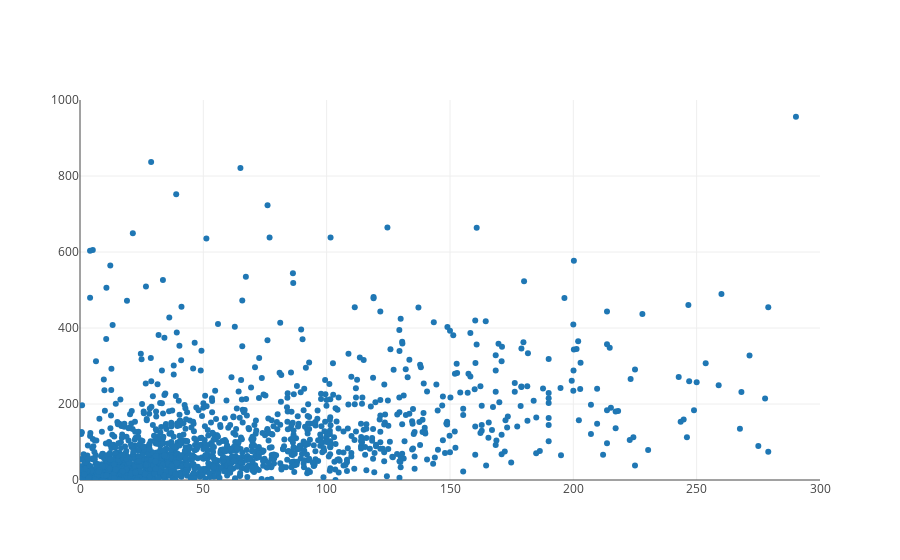

The code cell stored with this chart in its notebook:
### Markdown cell above
Huh, well we should've known.  Now let's zoom in on our dataset so that our plot no longer expands for just a few of the outliers. We will set the x-axis of our plot to go from zero to 300 million dollars, and the y-axis of our plot to go from zero to one billion dollars.

### Code cell
from graph import build_layout
revenues_per_budgets_trace = trace_values(budgets, domestic_revenues, text = titles)
revenues_layout = build_layout(x_range = [0, 300], y_range = [0, 1000])
plot([revenues_per_budgets_trace], revenues_layout)

### Figure 1 — Plotly figure (JSON) as saved in the notebook; plotly's stock layout.template omitted (floating-point values rounded to 4 significant figures; data arrays with more than 128 entries replaced by an {"elided": "..."} marker saying what was removed)
{"data": [{"mode": "markers", "name": "data", "text": {"elided": "1776 str values"}, "type": "scatter", "uid": "14230ad8-c036-11e8-ba99-0242ac11001c", "x": {"elided": "1776 float values"}, "y": {"elided": "1776 float values"}}], "layout": {"xaxis": {"range": [0, 300]}, "yaxis": {"range": [0, 1000]}}}
